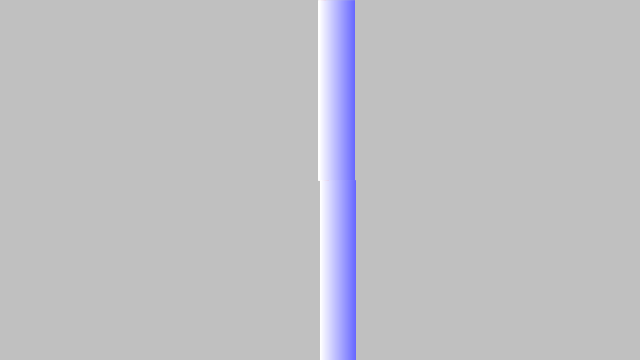
Frame 1 (no input)
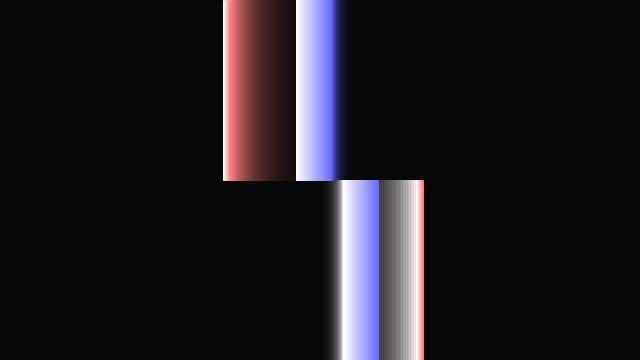
Frame 60 (the mouse pressed at the canvas centre just before this capture)
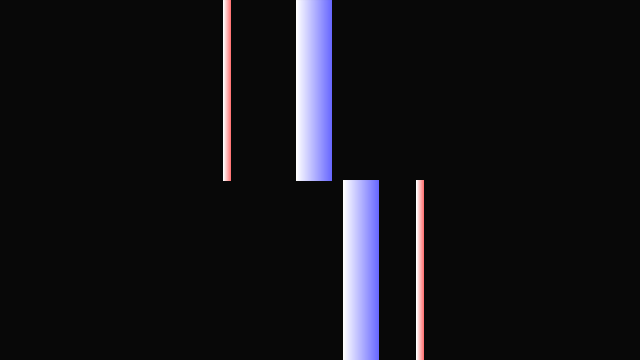
Frame 120 (the mouse held since frame 60 and released just before this capture)

The Processing sketch that drew these frames (run headless with seeded random() and noise(); from frame 60 on, the mouse is pressed at the canvas centre):

// Processing sketch: Distance_1D
// ── Distance_1D.pde
MovingBar[] bars = new MovingBar[4];

void setup() {
  size(640, 360);
  
  bars[0] = new MovingBar(width/2, 8, 1.0/16.0, color(255, 100, 100), 0, height/2);
  bars[1] = new MovingBar(width/2, 36, 1.0/64.0, color(100, 100, 255), 0, height/2);
  bars[2] = new MovingBar(width/2, 8, -1.0/16.0, color(255, 100, 100), height/2, height/2);
  bars[3] = new MovingBar(width/2, 36, -1.0/64.0, color(100, 100, 255), height/2, height/2);
}

void draw() {
  // Cambiamos el valor de opacidad de 50 a 15 para que el rastro dure mucho más tiempo en pantalla
  fill(0, 15); 
  noStroke();
  rect(0, 0, width, height);
  
  float targetMx = mouseX * 0.4 - width / 5.0;
  float mx = lerp(0, targetMx, 0.2); 
  
  for (MovingBar bar : bars) {
    bar.update(mx);
    bar.display();
  }
}

class MovingBar {
  float x, y, w, h;
  float speedFactor;
  color baseColor;
  
  MovingBar(float startX, float widthVal, float speedVal, color col, float posY, float heightVal) {
    x = startX;
    w = widthVal;
    speedFactor = speedVal;
    baseColor = col;
    y = posY;
    h = heightVal;
  }
  
  void update(float mx) {
    x += mx * speedFactor;
    
    if (x < -w) {
      x = width;
    } else if (x > width) {
      x = -w;
    }
  }
  
  void display() {
    float strokeOscillation = sin(millis() * 0.002) * 127 + 128;
    
    for (float i = 0; i < w; i++) {
      color gradientC = lerpColor(color(255), baseColor, i / w);
      stroke(gradientC);
      line(x + i, y, x + i, y + h);
    }
  }
}
